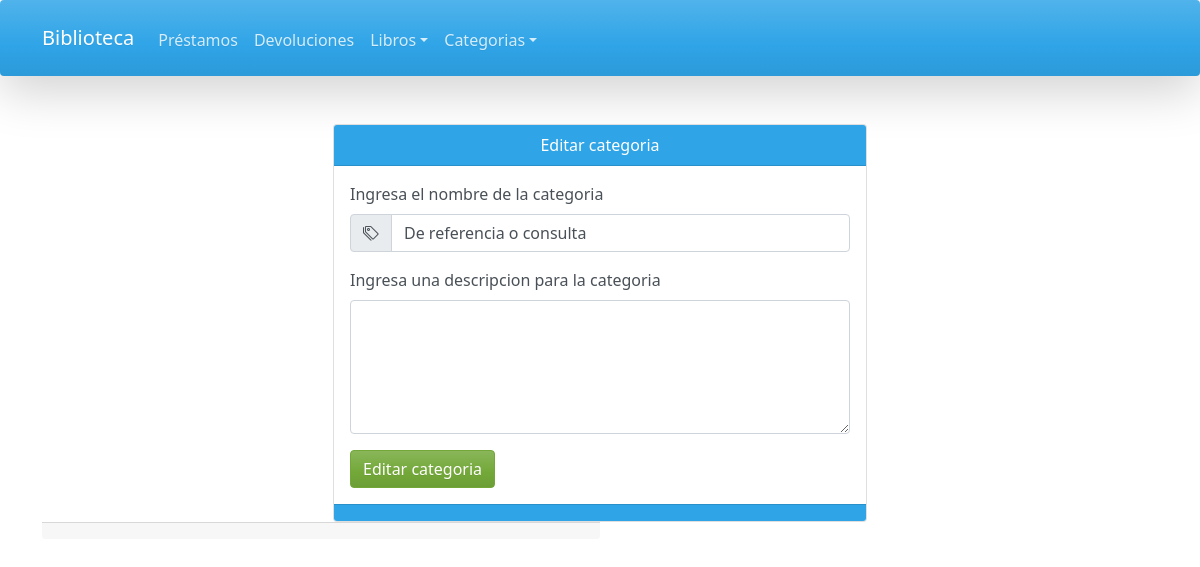
/resources/sections/AgregarCategorias.php?id=6, run on an earlier commit of the app's database.
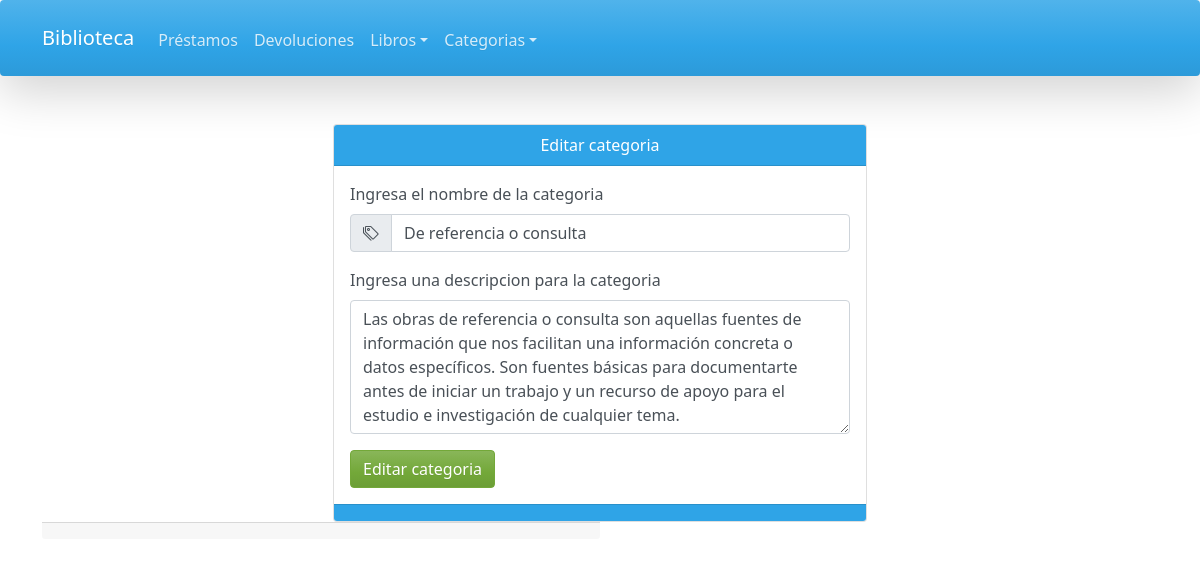
And on a later commit of the database.
### resources/classes/connections/ConexionBD.php (called while the page is built, shortened)
<?php
class ConexionBD implements IEjecutarSQL
{
    private $pdo;
    public function __construct($host, $bd_name, $username, $password)
    {
        try {
            $this->pdo = new PDO("mysql:host=$host;dbname=$bd_name", $username, $password, [PDO::ATTR_ERRMODE => PDO::ERRMODE_WARNING]);
            if ($this->pdo instanceof PDO) {
                return $this->pdo;
            } else {
                throw new Exception(message: "Database not found");
            }
        } catch (PDOException $e) {
            die($e->getMessage());
        }
    }
    function ejecutaSQL($sql)
    {
        $query = $this->pdo->prepare($sql);
        $query->execute();
        return $query->fetchAll(PDO::FETCH_ASSOC);
    }
}

### resources/classes/controllers/Intermediario.php (called while the page is built, shortened)
<?php
require_once CONNECTIONS . "/ConexionBD.php";
class Intermediario
{
    private $conexion;
    function __construct(ConexionBD $conexion = null)
    {
        $this->conexion = $conexion == null ? new ConexionBD("localhost", "bd_biblioteca", "root", "") : $conexion;
    }
    public function ejecutarSQL($sql)
    {
        return $this->conexion->ejecutaSQL($sql);
    }
}

### resources/sections/AgregarCategorias.php (the view, shortened to what this page needs)
<?php
require_once CONTROLLERS . "/Intermediario.php";
include_once TEMPLATES . "/Cabecera.php";
$intermediario = new Intermediario();
$encabezado = "Añadir una nueva";
if ($_GET) {
    $encabezado = "Editar";
    $id = $_GET["id"];
    $sql = "SELECT * FROM `tipos-de-libros` WHERE idtipoLibro = $id";
    $categoria = $intermediario->ejecutarSQL($sql)[0];
}
?>
<body>
    <div class="container row-cols-xl-2 align-items-center">
        <div class="container">
            <div class="card">
                <div class="card-header card-header text-white text-center bg-primary">
                    <?php echo $encabezado ?> categoria
                </div>
                <div class="card-body">
                    <form action="" method="post">
                        <div class="mb-3">
                            <label class="form-label">Ingresa el nombre de la categoria</label>
                            <div class="input-group">
                                <span class="input-group-text" id="select-test">
                                    <i class="bi bi-tags"></i>
                                </span>
                                <input type="text" class="form-control" name="nombre-categoria"
                                    value="<?php echo isset($categoria["nombre"]) ? $categoria["nombre"] : "" ?>"
                                    required>
                            </div>
                        </div>
                        <div class="mb-3">
                            <label class="form-label">Ingresa una descripcion para la
                                categoria</label>
                            <textarea class="form-control" name="descripcion-categoria"
                                rows="5"><?php echo isset($categoria["descripcion"]) ? $categoria["descripcion"] : "" ?></textarea>
                        </div>
                        <button type="submit" class="btn btn-success">
                            <?php echo $encabezado ?> categoria
                        </button>
                    </form>
                </div>
                <div class="card-footer bg-primary text-muted">
                </div>
            </div>
        </div>
</body>
<?php
include_once TEMPLATES . "/Pie.php";

What changed in the data, as far as the page shows it:
changed tipos-de-libros "De referencia o consulta": descripcion-categoria (not shown) → "Las obras de referencia o consulta son aquellas fuentes de información que nos facilitan una información concreta o datos específicos. Son fuentes básicas para documentarte antes de iniciar un trabajo y un recurso de apoyo para el estudio e investigación de cualquier tema."
